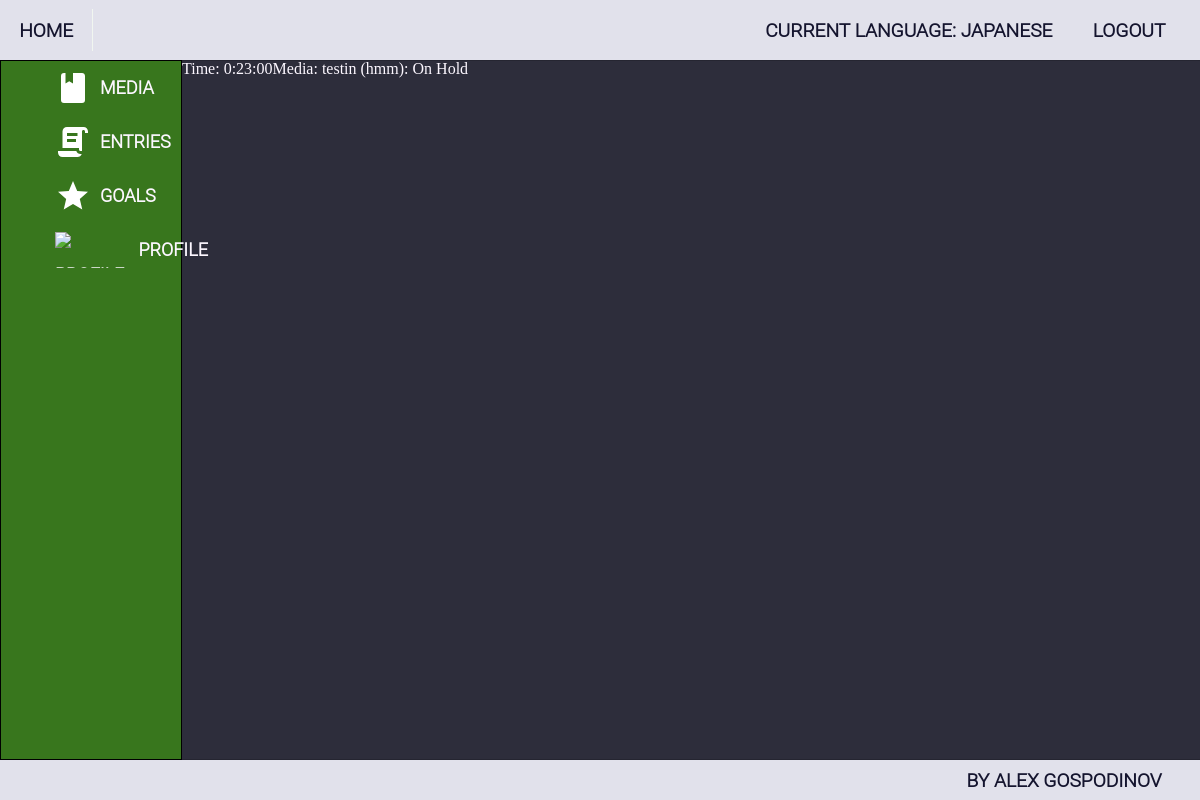
The page /entries/listening/1/details/ (signed in) on the database its author committed.
### ImmersionTracker/accounts/models.py (models this page shows, shortened)
class ImmersionTrackerUser(auth_models.AbstractBaseUser, auth_models.PermissionsMixin):
    MAX_EMAIL_LENGTH = 150
    MAX_FIRST_NAME_LENGTH = 150
    MAX_LAST_NAME_LENGTH = 150
    email = models.EmailField(
        _("email address"),
        max_length=MAX_EMAIL_LENGTH,
        unique=True,
        error_messages={
            "unique": _("A user with that email already exists."),
        },
    )
    first_name = models.CharField(_("first name"), max_length=MAX_FIRST_NAME_LENGTH, blank=True)
    last_name = models.CharField(_("last name"), max_length=MAX_LAST_NAME_LENGTH, blank=True)
    is_staff = models.BooleanField(
        _("staff status"),
        default=False,
        help_text=_("Designates whether the user can log into this admin site."),
    )
    is_active = models.BooleanField(
        _("active"),
        default=True,
        help_text=_(
            "Designates whether this user should be treated as active. "
            "Unselect this instead of deleting accounts."
        ),
    )
    date_joined = models.DateTimeField(_("date joined"), default=timezone.now)
    object = ImmersionTrackerUserManager()
    USERNAME_FIELD = 'email'

class Profile(models.Model):
    NICKNAME_MAX_LENGTH = 20
    nickname = models.CharField(
        max_length=NICKNAME_MAX_LENGTH,
        blank=True,
        null=True,
    )
    current_language = models.ForeignKey('languages.Language', on_delete=models.SET_NULL, blank=True, null=True)
    user = models.OneToOneField(
        ImmersionTrackerUser,
        on_delete=models.CASCADE,
        related_name='profile',
        primary_key=True,
    )

### ImmersionTracker/languages/models.py (models this page shows, shortened)
class Language(HasOwnerProfile, models.Model):
    LANGUAGE_NAME_MAX_LENGTH = 20
    name = models.CharField(
        max_length=LANGUAGE_NAME_MAX_LENGTH,
        null=False,
        blank=False,
    )

### ImmersionTracker/immersion_entries/models.py (models this page shows, shortened)
class BaseEntry(HasOwnerProfile, HasLanguage, models.Model):
    time_length = models.DurationField()
    created_on = models.DateField(
        auto_now_add=True,
    )
    edited_on = models.DateField(
        auto_now=True,
    )
    class Meta:
        abstract = True

class ListeningEntry(BaseEntry):
    media = models.ForeignKey(
        ListeningMedia,
        on_delete=models.DO_NOTHING,
        related_name='entries',
    )

### ImmersionTracker/media/models.py (models this page shows, shortened)
class BaseMedia(HasOwnerProfile, HasLanguage, models.Model):
    NAME_MAX_LENGTH = 30
    TYPE_MAX_LENGTH = 20
    name = models.CharField(
        max_length=NAME_MAX_LENGTH,
        blank=False,
        null=False,
    )
    type = models.CharField(
        max_length=TYPE_MAX_LENGTH,
        blank=False,
        null=False,
    )
    link = models.URLField(
        blank=True,
        null=True,
    )
    def __str__(self):
        return f"{self.name} ({self.type}): {self.status}"
    class Meta:
        abstract = True

class ListeningMedia(BaseMedia):
    STATUS_MAX_LENGTH = 10
    STATUS_LISTENING = 'Listening'
    STATUS_COMPLETED = 'Completed'
    STATUS_ONHOLD = 'On Hold'
    STATUS_DROPPED = 'Dropped'
    STATUS_CHOICES = (
        (STATUS_LISTENING, STATUS_LISTENING),
        (STATUS_COMPLETED, STATUS_COMPLETED),
        (STATUS_ONHOLD, STATUS_ONHOLD),
        (STATUS_DROPPED, STATUS_DROPPED),
    )
    status = models.CharField(
        max_length=STATUS_MAX_LENGTH,
        choices=STATUS_CHOICES,
    )

### ImmersionTracker/immersion_entries/views.py (the view)
# urls.py: path('<int:pk>/details/', ListeningEntryDetails.as_view(), name='listening_entry_details'),
class ListeningEntryDetails(LoginRequiredMixin, QuerysetByProfileAndLanguageMixin, views.DetailView):
    template_name = 'immersion_entries/listening/listening_entry_details.html'
    current_model = ListeningEntry

### ImmersionTracker/core/mixins.py (called while the page is built)
    def dispatch(self, request, *args, **kwargs):
        if not get_current_language(request):
            return redirect('no_current_language')
        return super().dispatch(request, *args, **kwargs)

    def get_queryset(self):
        queryset = self.current_model.objects.filter(user_profile=get_current_profile(self.request),
                                                     language=get_current_language(self.request))
        return queryset

### ImmersionTracker/utils.py (called while the page is built)
def get_current_profile(request):
    return Profile.objects.get(user_id=request.user.id)

def get_current_language(request):
    return get_current_profile(request).current_language

### templates/immersion_entries/listening/listening_entry_details.html
{% extends 'base.html' %}
{% block main_content %}
    <div>Time: {{ object.time_length }}</div>
    <div>Media: {{ object.media }}</div>
{% endblock %}

### templates/base.html (shortened to what this page needs)
{% load static %}
<!DOCTYPE html>
<html lang="en">
<head>
    <link rel="stylesheet" href="{% static 'style/style.css' %}">
</head>
<body>
    <header>
        <div class="go-to-index-btn">
            <a href="{% url 'index' %}"> Home </a>
        </div>
        <div class="navigation">
            <ul class="header-nav logout-and-language">
                {% if request.user.is_authenticated %}
                    <li><a href="{% url 'languages_index' %}">Current Language:
                        {% if request.user.profile.current_language %}
                            {{ request.user.profile.current_language.name }}
                        {% else %}
                            None
                        {% endif %}
                        </a>
                    </li>
                    <li><a href="{% url 'logout' %}"> Logout </a></li>
                {% else %}
                    <li><a href="{% url 'login' %}"> Log In </a></li>
                    <li><a href="{% url 'register_account' %}"> Register </a></li>
                {% endif %}
            </ul>
        </div>
    </header>
    <div class="base-wrapper">
    <div class="sidebar">
        <ul class="sidebar-buttons">
            {% if request.user.is_authenticated %}
                <li class="sidebar-button">
                    <div class="sidebar-button-wrapper">
                        <img class="sidebar-icon" src="{% static 'icons/media.svg' %}" alt="media-icon">
                        <div class="sidebar-button-link">
                            <a href="{% url 'all_media' %}">media</a>
                        </div>
                    </div>
                </li>
                <li class="sidebar-button">
                    <div class="sidebar-button-wrapper">
                        <img class="sidebar-icon" src="{% static 'icons/entry_text.svg' %}" alt="entry-icon">
                        <div class="sidebar-button-link">
                            <a href="{% url 'all_entries' %}">entries</a>
                        </div>
                    </div>
                </li>
                <li class="sidebar-button">
                    <div class="sidebar-button-wrapper">
                        <img class="sidebar-icon" src="{% static 'icons/goal.svg' %}" alt="goal-icon">
                        <div class="sidebar-button-link">
                            <a href="{% url 'all_goals' %}">goals</a>
                        </div>
                    </div>
                </li>
                <li class="sidebar-button">
                    <div class="sidebar-button-wrapper">
                        <img class="sidebar-icon" src="{% static 'icons/profile.svg' %}" alt="profile-icon">
                        <div class="sidebar-button-link">
                            <a href="{% url 'profile_details' pk=request.user.id %}">profile</a>
                        </div>
                    </div>
                </li>
            {% endif %}
        </ul>
    </div>
        {% block main_content %}
        {% endblock %}
    </div>
    <footer class="footer">
        <p class="credit">By Alex Gospodinov</p>
    </footer>
</body>
</html>

### staticfiles/style/main.css (style rules this page uses)
body { background-color: #2d2d3b; color: #FCF7FF; height: 100vh; margin: 0; padding: 0; display: flex; flex-direction: column; }
a { color: inherit; text-decoration: none; }
.base-wrapper { flex: 1; display: flex; }
html { overflow: hidden; }

### staticfiles/style/header_footer_and_sidebar.css (style rules this page uses)
header, footer { background-color: #e1e1eb; color: #14142e; font-size: larger; font-family: "Roboto Light", sans-serif; font-weight: bold; text-transform: uppercase; height: 60px; box-shadow: 1px 0 1px black; display: flex; flex-direction: row; align-items: center; }
.footer { height: 40px; justify-content: end; padding-right: 2em; }
.navigation { display: flex; flex-direction: row; justify-content: end; flex: 1; }
.header-nav { margin: 1em 0 1em 0; padding: 0 1em 0 1em; list-style-type: none; display: flex; flex-direction: row; gap: 0.5em; }
.header-nav > li { padding: 0.5em 0.8em 0.5em 0.8em }
.go-to-index-btn { flex: 0; padding: 0.5em 1em 0.5em 1em; margin-right: 0.5em; border-right: 0.1em solid #f1f6f0; }
.sidebar { width: 15%; flex-shrink: 0; background-color: #38761d; border: 1px solid black; font-size: large; font-family: "Roboto Light", sans-serif; font-weight: bold; }
.sidebar > ul { list-style-type: none; text-transform: uppercase; }
.sidebar-button-wrapper { display: flex; align-items: center; gap: 0.5em; }
.sidebar-button-wrapper > img { box-sizing: border-box; height: 2em; padding-left: 3em; }
.sidebar-button { width: 100%; height: 3em; line-height: 3em; text-align: center; }
ul { padding: 0; margin: 0; }

### rows shown on the page
ImmersionTrackerUser: user.profile.current_language.name "JAPANESE"
ListeningEntry: time_length "0:23:00", media "testin (hmm): On Hold"
